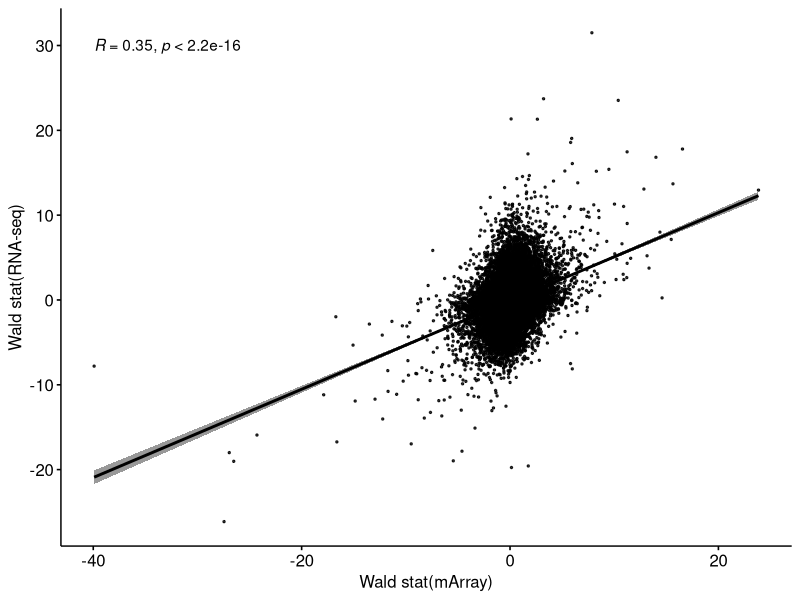
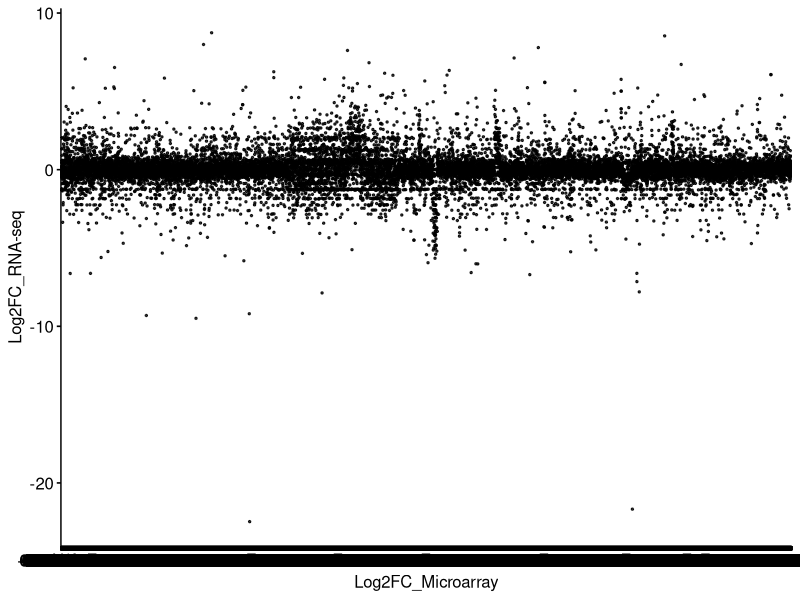

Recreate these plots in R, in order.
setwd("/Volumes/LM_MG_drive_one/Morel_meta_analyses_transcriptomics/Pearson_correlation_plot_only_mArray_RNAseq/")
df1 = read.csv("Microarray_res_Tfh_TCvsB6_01172020corrected.csv")
df2 = read.csv("result_TCvsB6_r2_Tfh.csv")

#filter significant genes
if(F) {
  df1 = df1[df1$p.value< 0.01,]
  dim(df1) #~3000
  df2 = df2[df2$padj< 0.05,]
  dim(df2) #~8000
}

library(dplyr)
df1_d = distinct(df1)
df2_d = distinct(df2)
df_m = merge(df1_d,df2_d,by = 'X',how = 'inner')
library("ggpubr")

#check column names
colnames(df_m)

pdf("all_genes_stat_pearson.pdf", width = 4,height = 4)
ggscatter(df_m, x = "t_score_TCvsB6", y = "stat", alpha = 0.8, size = 0.5,
          add = "reg.line", conf.int = TRUE, 
          cor.coef = TRUE, cor.method = "pearson",
          xlab = "Wald stat(mArray)", ylab = "Wald stat(RNA-seq)")
dev.off()

#log2FC
library("ggpubr")
pdf("all_genes_pearson_log2FC.pdf", width = 4,height = 4)
ggscatter(df_m, x = "log2FC_TCvsB6", y = "log2FoldChange", alpha = 0.8, size = 0.5,
          add = "reg.line", conf.int = TRUE, 
          cor.coef = TRUE, cor.method = "pearson",
          xlab = "Log2FC_Microarray", ylab = "Log2FC_RNA-seq")
dev.off()